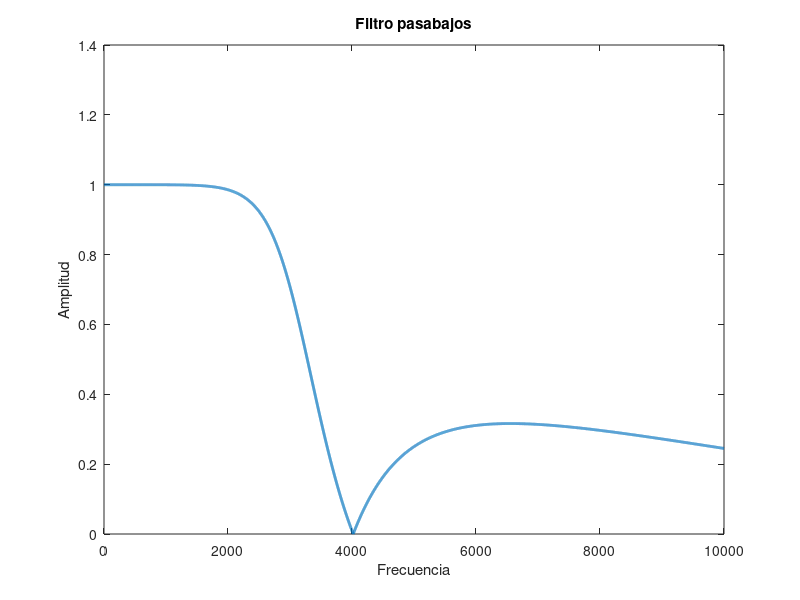

Write the MATLAB code that produced this figure.
%Filtro pasabajos
clc, clear
fsim=40000;
Rp=3;               
Rs=10;              
Wp=2*3000/fsim;     
Ws=2*4000/fsim;     
%Técnica de diseño
[N, Wn]=cheb2ord(Wp,Ws,Rp,Rs);
[b, a]=cheby2(N,Rs,Wn);
%Intervalo de pruebas
f=0:1:10000;       
H=freqz(b,a,f,fsim);
%Grafica
plot(f,abs(H),'linewidth',2);
title('Filtro pasabajos');
xlabel('Frecuencia');
ylabel('Amplitud');